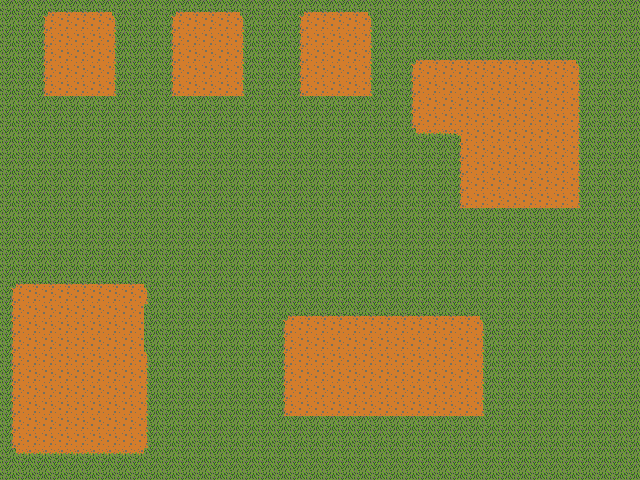

A level layout from a 2D game, rendered from its tile map. Below: a short description, then the map file with tile-grid data replaced by summaries:
An orthogonal 40x30 tile map with 16x16 px tiles, 1 tile layer (Background_Layer), 13 tilesets.

<map version="1.0" tiledversion="1.1.2" orientation="orthogonal" renderorder="right-down" width="40" height="30" tilewidth="16" tileheight="16" infinite="0" nextobjectid="188">
 <tileset firstgid="1" name="Decor0" tilewidth="16" tileheight="16" tilecount="176" columns="8">
  <image source="../sprites/objects/Decor0.png" width="128" height="352" />
 </tileset>
 <tileset firstgid="177" name="Light" tilewidth="16" tileheight="16" tilecount="8" columns="8">
  <image source="../sprites/items/Light.png" trans="ffffff" width="128" height="16" />
 </tileset>
 <tileset firstgid="185" name="Wall" tilewidth="16" tileheight="16" tilecount="1020" columns="20">
  <image source="../sprites/objects/Wall.png" width="320" height="816" />
 </tileset>
 <tileset firstgid="1205" name="Floor" tilewidth="16" tileheight="16" tilecount="819" columns="21">
  <image source="../sprites/objects/Floor.png" width="336" height="624" />
 </tileset>
 <tileset firstgid="2024" name="Pit0" tilewidth="16" tileheight="16" tilecount="256" columns="8">
  <image source="../sprites/objects/Pit0.png" width="128" height="512" />
 </tileset>
 <tileset firstgid="2280" name="Door0" tilewidth="16" tileheight="16" tilecount="40" columns="8">
  <image source="../sprites/objects/Door0.png" width="128" height="80" />
 </tileset>
 <tileset firstgid="2320" name="Ground0" tilewidth="16" tileheight="16" tilecount="56" columns="8">
  <image source="../sprites/objects/Ground0.png" width="128" height="112" />
 </tileset>
 <tileset firstgid="2376" name="Player0" tilewidth="16" tileheight="16" tilecount="120" columns="8">
  <image source="../sprites/characters/Player0.png" width="128" height="240" />
 </tileset>
 <tileset firstgid="2496" name="Tree0" tilewidth="16" tileheight="16" tilecount="264" columns="8">
  <image source="../sprites/objects/Tree0.png" width="128" height="528" />
 </tileset>
 <tileset firstgid="2760" name="Humanoid0" tilewidth="16" tileheight="16" tilecount="216" columns="8">
  <image source="../sprites/characters/Humanoid0.png" width="128" height="432" />
 </tileset>
 <tileset firstgid="2976" name="Cat0" tilewidth="16" tileheight="16" tilecount="40" columns="8">
  <image source="../sprites/characters/Cat0.png" width="128" height="80" />
 </tileset>
 <tileset firstgid="3016" name="Quadraped0" tilewidth="16" tileheight="16" tilecount="96" columns="8">
  <image source="../sprites/characters/Quadraped0.png" width="128" height="192" />
 </tileset>
 <tileset firstgid="3112" name="Container0" tilewidth="16" tileheight="16" tilecount="24" columns="8">
  <image source="../sprites/items/Chest0.png" width="128" height="48" />
 </tileset>
 <layer name="Background_Layer" width="40" height="30">
  <data>[1200 cells, 1200 non-empty, 7 distinct tile ids]</data>
 </layer>
</map>
